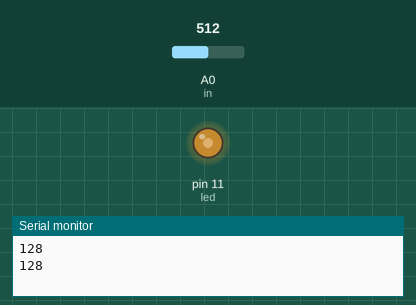
This sketch was run on a simulated Arduino Uno, built with avr-gcc and run on an emulated ATmega328P. Shown: output pins drawn as LEDs (lit = HIGH), the last lines printed to the serial monitor. The inputs (shaded band) are chosen by the test bench; at power-on: A0 (in) = 512.

Above: at 1.8 s.
1.9 s: A0 (in) set to 716
At 2.6 s:
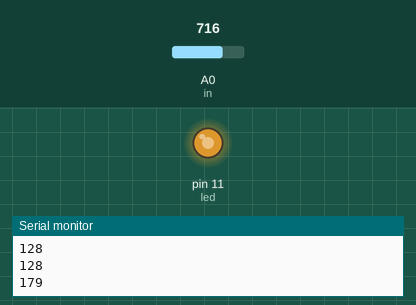
3.5 s: A0 (in) set to 900
At 5.2 s:
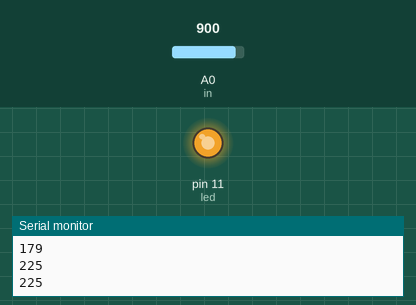
5.5 s: A0 (in) set to 122
At 6.9 s:
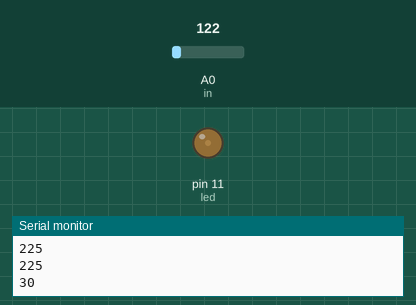
7.5 s: A0 (in) set to 0
At 8.4 s:
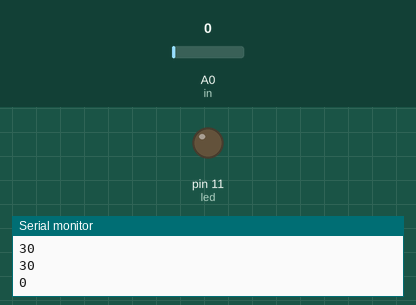
Timing chart, 0 to 10.5 s (numbered marks = the images above; inputs shaded):
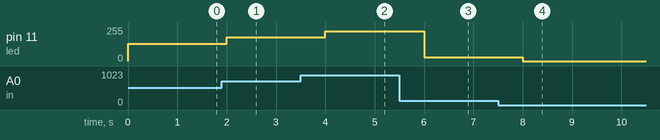

The sketch:

brighmess.ino
```cpp
int led=11;
int in=A0;
int invalue;

void setup() {

  Serial.begin(9600);
  pinMode(in,INPUT);

}

void loop() {


    invalue=analogRead(in);

    analogWrite(led,invalue/4);

    Serial.println(invalue/4);
    delay(1000);
}
```

Measured:
- after the input at 1.9 s, pin 11 (led): 128/255 → 179/255 after 0.10 s
- after the input at 3.5 s, pin 11 (led): 179/255 → 225/255 after 0.50 s
- after the input at 5.5 s, pin 11 (led): 225/255 → 30/255 after 0.50 s
- after the input at 7.5 s, pin 11 (led): 30/255 → 0/255 after 0.50 s
